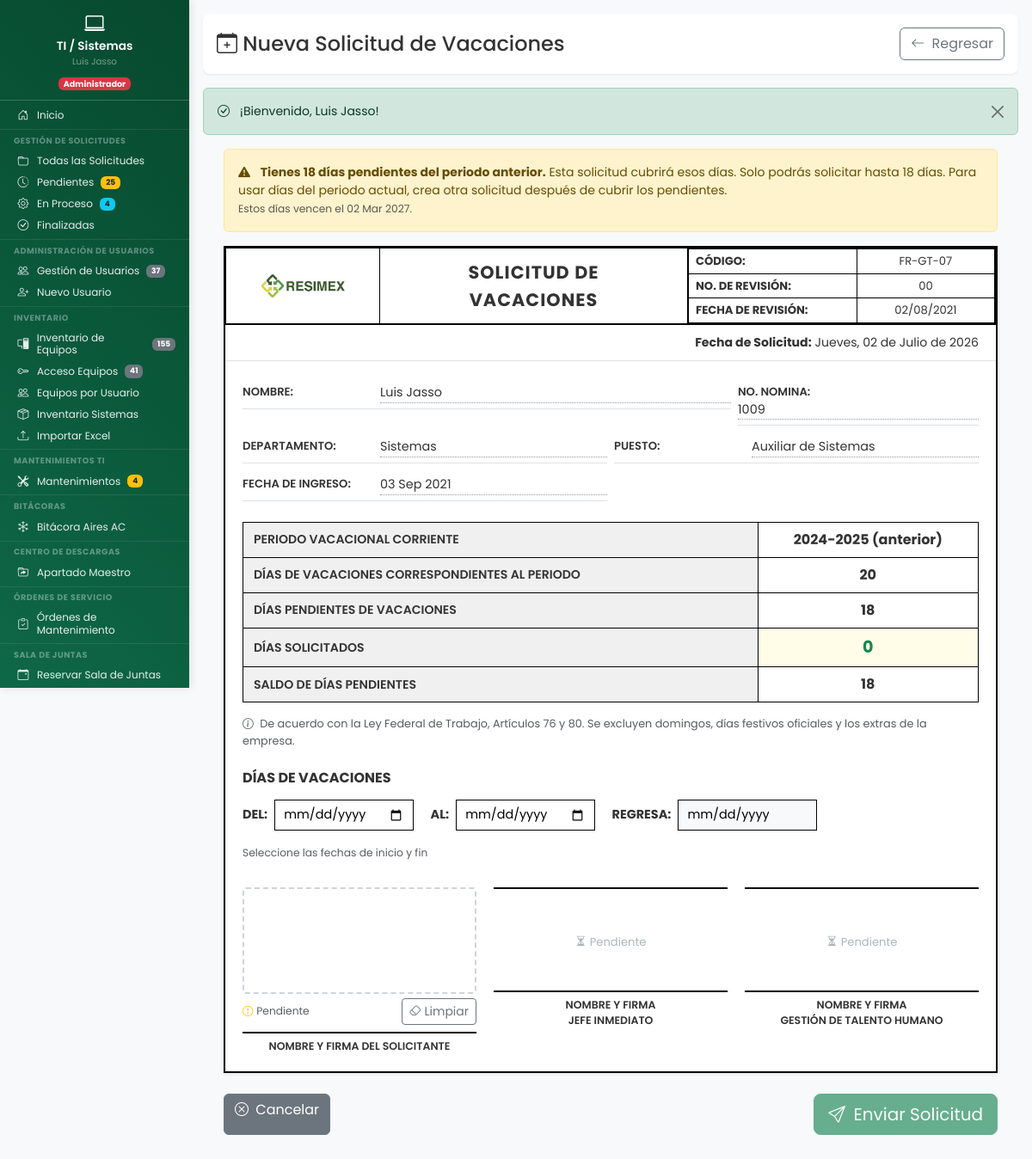
The page /dashboard/vacaciones/nueva_solicitud_vacaciones.php (signed in) on the database its author committed.
### tables this page shows
CREATE TABLE `solicitudes_vacaciones` (
  `id` int(11) NOT NULL,
  `folio` varchar(25) DEFAULT NULL,
  `usuario_id` int(11) DEFAULT NULL,
  `departamento_id` int(11) NOT NULL COMMENT 'Departamento del solicitante',
  `fecha_solicitud` date NOT NULL COMMENT 'Fecha en que se creó la solicitud',
  `periodo_vacacional` varchar(20) NOT NULL COMMENT 'Periodo laboral actual, ej: 2025-2026',
  `dias_correspondientes` int(11) NOT NULL COMMENT 'Días que corresponden según LFT Art.76 para el periodo actual',
  `dias_pendientes` int(11) NOT NULL COMMENT 'Días pendientes antes de esta solicitud (incluye acumulados vigentes)',
  `dias_solicitados` int(11) NOT NULL COMMENT 'Cantidad de días que solicita el empleado',
  `motivo` text DEFAULT NULL,
  `saldo_dias_pendientes` int(11) NOT NULL COMMENT 'Resultado: dias_pendientes - dias_solicitados',
  `fecha_inicio` date NOT NULL COMMENT 'Primer día de vacaciones (DEL)',
  `fecha_fin` date NOT NULL COMMENT 'Último día de vacaciones (AL)',
  `fecha_regreso` date NOT NULL COMMENT 'Día que regresa a laborar (REGRESA)',
  `estado` enum('borrador','enviada','pendiente_admin','aprobada_admin','rechazada_admin','pendiente_gth','aprobada_gth','rechazada_gth','completada','cancelada') DEFAULT 'pendiente_admin',
  `es_manual` tinyint(1) NOT NULL DEFAULT 0 COMMENT 'Solicitud creada manualmente por Admin',
  `admin_creador_id` int(11) DEFAULT NULL COMMENT 'ID del admin que creo la solicitud manual',
  `nombre_manual` varchar(150) DEFAULT NULL COMMENT 'Nombre del empleado (manual)',
  `no_nomina_manual` varchar(20) DEFAULT NULL COMMENT 'No. nomina del empleado (manual)',
  `puesto_manual` varchar(100) DEFAULT NULL COMMENT 'Puesto del empleado (manual)',
  `fecha_ingreso_manual` date DEFAULT NULL COMMENT 'Fecha ingreso del empleado (manual)',
  `periodo_pago_manual` enum('quincenal','semanal') DEFAULT NULL COMMENT 'Periodo pago (manual)',
  `empresa_manual` enum('resimex','carganova') DEFAULT NULL COMMENT 'Empresa (manual)',
  `admin_id` int(11) DEFAULT NULL COMMENT 'ID del jefe de área que aprueba/rechaza',
  `fecha_aprobacion_admin` datetime DEFAULT NULL,
  `motivo_rechazo` text DEFAULT NULL COMMENT 'Motivo si fue rechazada por el admin',
  `comentarios_admin` text DEFAULT NULL,
  `firma_empleado` longtext DEFAULT NULL,
  `fecha_firma_empleado` datetime DEFAULT NULL,
  `firma_admin` longtext DEFAULT NULL COMMENT 'Firma digital del jefe de área (base64 jSignature)',
  `fecha_firma_admin` datetime DEFAULT NULL,
  `firma_gth` longtext DEFAULT NULL COMMENT 'Firma digital de GTH (base64 jSignature)',
  `comentarios_gth` text DEFAULT NULL,
  `gth_id` int(11) DEFAULT NULL,
  `fecha_aprobacion_gth` datetime DEFAULT NULL,
  `fecha_firma_gth` datetime DEFAULT NULL,
  `fecha_creacion` datetime DEFAULT current_timestamp(),
  `fecha_actualizacion` datetime DEFAULT current_timestamp() ON UPDATE current_timestamp()
);

CREATE TABLE `usuarios` (
  `id` int(11) NOT NULL,
  `nombre_completo` varchar(150) NOT NULL,
  `no_nomina` varchar(20) DEFAULT NULL COMMENT 'Número de nómina del empleado',
  `puesto` varchar(100) DEFAULT NULL COMMENT 'Puesto del empleado',
  `fecha_ingreso` date DEFAULT NULL COMMENT 'Fecha de ingreso a la empresa',
  `periodo_pago` enum('quincenal','semanal') DEFAULT NULL COMMENT 'Periodo de pago del empleado',
  `empresa` enum('resimex','carganova') DEFAULT NULL COMMENT 'Empresa del empleado',
  `jornada` enum('lunes_viernes','lunes_sabado') DEFAULT 'lunes_sabado' COMMENT 'Tipo de jornada laboral',
  `usuario` varchar(50) NOT NULL,
  `password` varchar(255) NOT NULL,
  `departamento` varchar(100) NOT NULL,
  `departamento_id` int(11) DEFAULT NULL,
  `es_colaborativo` tinyint(1) NOT NULL DEFAULT 0,
  `activo` tinyint(1) NOT NULL DEFAULT 1,
  `es_admin_area` tinyint(1) DEFAULT 0 COMMENT 'Rol Administrativo/Jefe de área para Vacaciones (1=Sí, 0=No)',
  `fecha_registro` datetime NOT NULL DEFAULT current_timestamp(),
  `ultimo_acceso` datetime DEFAULT NULL,
  `created_by` int(11) DEFAULT NULL COMMENT 'ID del usuario que creó este registro',
  `updated_at` datetime DEFAULT NULL COMMENT 'Fecha y hora de última actualización',
  `updated_by` int(11) DEFAULT NULL COMMENT 'ID del usuario que realizó la última actualización'
);

### dashboard/vacaciones/nueva_solicitud_vacaciones.php (the view, shortened to what the rows shown need)
<?php
require_once __DIR__ . '/../../includes/vacaciones/vacaciones_funciones.php';
$pdo = conectarDB();
$resumen = obtener_resumen_vacaciones($pdo, $_SESSION['usuario_id']);
$periodo_anterior = $resumen['periodo_anterior'] ?? ['dias_pendientes' => 0];
$dias_periodo_ant = $periodo_anterior['dias_pendientes'] ?? 0;
$usa_periodo_anterior = ($dias_periodo_ant > 0);
$dias_correspondientes = $resumen['dias_correspondientes'];
$dias_pendientes = $usa_periodo_anterior ? $dias_periodo_ant : $resumen['dias_disponibles'];
if ($usa_periodo_anterior && !empty($periodo_anterior['periodo'])) {
    $periodo_vacacional = substr($periodo_anterior['periodo']['inicio'], 0, 4) . '-' . substr($periodo_anterior['periodo']['fin'], 0, 4) . ' (anterior)';
} else {
    $periodo_vacacional = $resumen['periodo']
        ? (substr($resumen['periodo']['inicio'], 0, 4) . '-' . substr($resumen['periodo']['fin'], 0, 4))
        : '-';
}
?>
<!DOCTYPE html>
<html lang="es">
<head>
    <link href="https://cdn.jsdelivr.net/npm/bootstrap@5.3.2/dist/css/bootstrap.min.css" rel="stylesheet">
    <link rel="stylesheet" href="https://cdn.jsdelivr.net/npm/bootstrap-icons@1.11.1/font/bootstrap-icons.css">
    <link rel="stylesheet" href="<?php echo URL_BASE; ?>assets/css/dashboard.css">
    <link rel="stylesheet" href="<?php echo URL_BASE; ?>assets/css/formularios.css">
    <link rel="stylesheet" href="<?php echo URL_BASE; ?>assets/css/base/variables.css">
    <link rel="stylesheet" href="<?php echo URL_BASE; ?>assets/css/components/sidebar.css">
    <link rel="stylesheet" href="<?php echo URL_BASE; ?>assets/css/components/hamburger.css">
    <link rel="stylesheet" href="<?php echo URL_BASE; ?>assets/css/layouts/dashboard-layout.css">
    <link rel="stylesheet" href="<?php echo URL_BASE; ?>assets/css/utilities/responsive.css">
</head>
<body>
    <div class="d-flex">
        <main class="main-content">
            <div class="content-wrapper">
                <div class="page-header">
                    <div class="d-flex justify-content-between align-items-center flex-wrap gap-2">
                        <h1><i class="bi bi-calendar-plus"></i> Nueva Solicitud de Vacaciones</h1>
                    </div>
                </div>
                <form id="formSolicitud" method="POST" action="<?php echo URL_BASE; ?>dashboard/vacaciones/procesar_vacaciones.php">
                    <?php if ($usa_periodo_anterior): ?>
                    <div class="alert alert-warning mb-3" style="max-width:900px;margin:0 auto">
                        <i class="bi bi-exclamation-triangle-fill me-2"></i>
                        <strong>Tienes <?php echo $dias_periodo_ant; ?> d&iacute;a<?php echo $dias_periodo_ant != 1 ? 's' : ''; ?> pendiente<?php echo $dias_periodo_ant != 1 ? 's' : ''; ?> del periodo anterior.</strong>
                        Esta solicitud cubrir&aacute; esos d&iacute;as. Solo podr&aacute;s solicitar hasta <?php echo $dias_periodo_ant; ?> d&iacute;a<?php echo $dias_periodo_ant != 1 ? 's' : ''; ?>.
                        Para usar d&iacute;as del periodo actual, crea otra solicitud despu&eacute;s de cubrir los pendientes.
                        <?php if (!empty($periodo_anterior['periodo']['fecha_vencimiento'])): ?>
                        <br><small class="text-muted">Estos d&iacute;as vencen el <?php echo fecha_corta_es($periodo_anterior['periodo']['fecha_vencimiento']); ?>.</small>
                        <?php endif; ?>
                    </div>
                    <?php endif; ?>
                    <div class="doc-container shadow-sm mb-4">
                        <table class="doc-header-table">
                        </table>
                        <div class="fecha-solicitud"><strong>Fecha de Solicitud:</strong> <?php echo fecha_larga_es(date('Y-m-d')); ?></div>
                        <div class="doc-body">
                            <div class="mb-4">
                                <div class="row g-2">
                                    <div class="col-md-6"><div class="info-row"><span class="info-label">Fecha de Ingreso:</span><span class="info-value"><?php echo fecha_corta_es($resumen['fecha_ingreso']); ?></span></div></div>
                                </div>
                            </div>
                            <table class="tabla-periodo">
                                <tr><th>Periodo Vacacional Corriente</th><td><?php echo $periodo_vacacional; ?></td></tr>
                                <tr><th>D&iacute;as de Vacaciones Correspondientes al Periodo</th><td><?php echo $dias_correspondientes; ?></td></tr>
                                <tr><th>D&iacute;as Pendientes de Vacaciones</th><td><?php echo $dias_pendientes; ?></td></tr>
                                <tr><th>D&iacute;as Solicitados</th><td class="editable"><span class="dias-highlight" id="diasSolicitados">0</span></td></tr>
                                <tr><th>Saldo de D&iacute;as Pendientes</th><td><span id="saldoDias"><?php echo $dias_pendientes; ?></span></td></tr>
                            </table>
                        </div>
                    </div>
                    <div class="d-flex justify-content-between mb-4" style="max-width:900px;margin:0 auto">
                        <a href="<?php echo URL_BASE; ?>dashboard/vacaciones/mis_vacaciones.php" class="btn btn-secondary"><i class="bi bi-x-circle me-1"></i> Cancelar</a>
                        <div class="d-flex gap-2">
                        </div>
                    </div>
                </form>
            </div>
        </main>
    </div>
</body>
</html>

### rows shown on the page
solicitudes_vacaciones: dias_pendientes "18"
usuarios: fecha_ingreso "03 Sep 2021"

### other values the page prints
$_SESSION['nombre_completo'] "Luis Jasso"
$stats_sidebar['pendientes'] "25"
$stats_sidebar['en_proceso'] "4"
$total_usuarios "37"
$total_equipos "155"
$total_acceso "41"
$mant_pendientes "4"
$alerta['mensaje'] "¡Bienvenido, Luis Jasso!"
fecha_corta_es($periodo_anterior['periodo']['fecha_vencimiento']) "02 Mar 2027"
$_SESSION['no_nomina'] "1009"
$_SESSION['departamento_nombre'] "Sistemas"
$_SESSION['puesto'] "Auxiliar de Sistemas"
$periodo_vacacional "2024-2025 (anterior)"
$dias_correspondientes "20"
